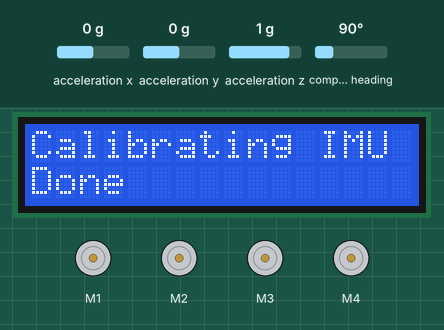
Bench run of a sketch on a simulated Arduino Uno, built with avr-gcc and run on an emulated ATmega328P. Parts: 16×2 character LCD, 4 × DC motor (green arrow = forward, orange = backward, longer = faster). The inputs (shaded band) are chosen by the test bench; at power-on: compass heading 90°, acceleration x 0 g, acceleration y 0 g, acceleration z 1 g. What the sketch prints to the serial monitor is not drawn.

Above: at 0.1 s.
At 1.7 s:
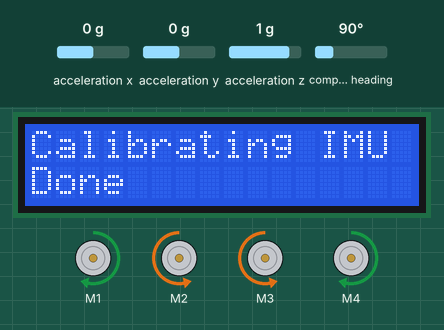
1.8 s: compass heading set to 173°
4.8 s: compass heading set to 182°
At 5.3 s:
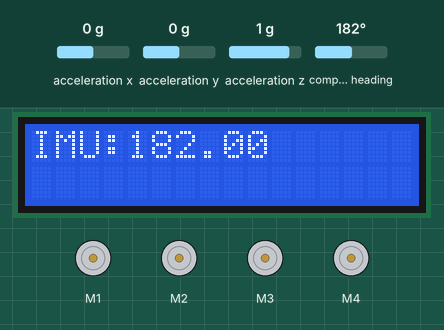
Timing chart, 0 to 9.3 s (numbered marks = the images above; inputs shaded):
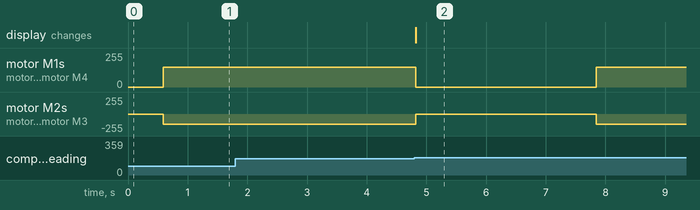

Measured:
- the behaviour switches between 177 and 178° on compass heading (found by bisection; images 1 and 2)
- after the input at 4.8 s, motor M1, motor M4: forward 150/255 → stopped at once, → forward 150/255 3.0 s later; motor M2, motor M3: backward 150/255 → stopped at once, → backward 150/255 3.0 s later; the display: changes at once (image 2)

The sketch:

pruebaGirosIMU.ino
```cpp
// Prueba giros con IMU
// I2C addresses
// IMU: 0x28
// Motor driver: 0x60
// LCD: 0x27
// M4: Left Front
// M3: Right Front
// M2: Right Back
// M1: Left Back

#include <Wire.h>
#include <Adafruit_MotorShield.h>
#include "utility/Adafruit_MS_PWMServoDriver.h"
#include <LiquidCrystal_I2C.h>
#include <Adafruit_Sensor.h>
#include <Adafruit_BNO055.h>
#include <utility/imumaths.h>

Adafruit_MotorShield AFMS = Adafruit_MotorShield();
Adafruit_DCMotor *M1 = AFMS.getMotor(1);
Adafruit_DCMotor *M2 = AFMS.getMotor(2);
Adafruit_DCMotor *M3 = AFMS.getMotor(3);
Adafruit_DCMotor *M4 = AFMS.getMotor(4);

LiquidCrystal_I2C lcd(0x27, 16, 2);

Adafruit_BNO055 bno = Adafruit_BNO055(55);

const float precisionIMU = 2.0;

unsigned long clk;

void stopMotors()
{
  M1->run(RELEASE);
  M2->run(RELEASE);
  M3->run(RELEASE);
  M4->run(RELEASE);
  delay(20);
}

byte getIMUCalStatus()
{
  uint8_t system, gyro, accel, mag;
  system = gyro = accel = mag = 0;
  bno.getCalibration(&system, &gyro, &accel, &mag);
  return gyro;
}

float getOrientation()
{
  sensors_event_t event;
  bno.getEvent(&event);
  return event.orientation.x;
}

void turnRight(int angle)
{
  lcd.setCursor(0,0);
  lcd.print("IMU:");
  float oPos = getOrientation();
  float ePos = oPos + angle > 360 ? oPos - 360 + angle : oPos + angle;
  float iLim = ePos - precisionIMU <= 0 ? ePos + 360 - precisionIMU : ePos - precisionIMU;
  float oLim = ePos + precisionIMU > 360 ? ePos - 360 + precisionIMU : ePos + precisionIMU;
  M1->run(FORWARD);
  M2->run(BACKWARD);
  M3->run(BACKWARD);
  M4->run(FORWARD);
  while(!(oPos >= iLim && oPos <= oLim))
  {
    lcd.setCursor(4,0);
    lcd.print("      ");
    oPos = getOrientation();
    Serial.println(oPos);
    lcd.setCursor(4,0);
    lcd.print(oPos);
  }
  stopMotors();
}

void turnLeft(int angle)
{
  lcd.setCursor(0,0);
  lcd.print("IMU:");
  float oPos = getOrientation();
  float ePos = oPos - angle < 0 ? oPos + 360 - angle : oPos - angle;
  float iLim = ePos - precisionIMU <= 0 ? ePos + 360 - precisionIMU : ePos - precisionIMU;
  float oLim = ePos + precisionIMU > 360 ? ePos - 360 + precisionIMU : ePos + precisionIMU;
  M1->run(BACKWARD);
  M2->run(FORWARD);
  M3->run(FORWARD);
  M4->run(BACKWARD);
  while(!(oPos >= iLim && oPos <= oLim))
  {
    lcd.setCursor(4,0);
    lcd.print("      ");
    oPos = getOrientation();
    lcd.setCursor(4,0);
    lcd.print(oPos);
  }
  stopMotors();
}

void setup() {
  // put your setup code here, to run once:
  lcd.begin();
  lcd.backlight();

  Serial.begin(9600);

  AFMS.begin();
  M1->setSpeed(150);
  M2->setSpeed(150);
  M3->setSpeed(150);
  M4->setSpeed(150);
  M1->run(FORWARD);
  M2->run(FORWARD);
  M3->run(FORWARD);
  M4->run(FORWARD);
  M1->run(RELEASE);
  M2->run(RELEASE);
  M3->run(RELEASE);
  M4->run(RELEASE);

  if(!bno.begin())
  {
    lcd.setCursor(0,0);
    lcd.print("IMU not working");
    Serial.println("IMU not working");
    delay(1000);
    lcd.clear();
  }
  bno.setExtCrystalUse(true);
  lcd.setCursor(0,0);
  lcd.print("Calibrating IMU");
  Serial.println("Calibrating IMU");
  while(getIMUCalStatus() <= 0);
  lcd.setCursor(0,1);
  lcd.print("Done");
  Serial.println("Done");
  delay(500);
  lcd.clear();
}

void loop() {
  // put your main code here, to run repeatedly:
  /*
  clk = millis();
  Serial.print('R');
  while(Serial.available() <= 0 && millis() - clk <= 5000)
  {
    lcd.setCursor(0,0);
    lcd.print("Waiting...");
  }
  if(Serial.available() > 0)
  {
    int angle = Serial.readString().toInt();
    lcd.clear();
    lcd.setCursor(12,0);
    lcd.print("0:");
    lcd.print(angle);
    if(angle > 0)
      turnRight(angle);
    else
      turnLeft(angle);
  }
  else
  {
    lcd.clear();
    lcd.setCursor(0,0);
    lcd.print("Timeout!");
  }
  */
  turnRight(90);
  delay(3000);
}
```
